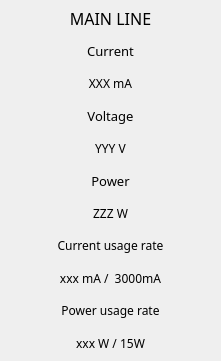
     <widget class="QWidget" name="verticalLayoutWidget_12">
      <property name="geometry">
       <rect>
        <x>570</x>
        <y>10</y>
        <width>221</width>
        <height>361</height>
       </rect>
      </property>
      <layout class="QVBoxLayout" name="verticalLayout_12">
       <property name="leftMargin">
        <number>5</number>
       </property>
       <property name="topMargin">
        <number>5</number>
       </property>
       <property name="rightMargin">
        <number>5</number>
       </property>
       <property name="bottomMargin">
        <number>5</number>
       </property>
       <item>
        <widget class="QLabel" name="port_main_label">
         <property name="font">
          <font>
           <family>BIZ UDPゴシック</family>
           <pointsize>12</pointsize>
          </font>
         </property>
         <property name="text">
          <string>MAIN LINE</string>
         </property>
         <property name="alignment">
          <set>Qt::AlignCenter</set>
         </property>
        </widget>
       </item>
       <item>
        <widget class="QLabel" name="label_63">
         <property name="font">
          <font>
           <family>BIZ UDPゴシック</family>
           <pointsize>10</pointsize>
          </font>
         </property>
         <property name="text">
          <string>Current</string>
         </property>
         <property name="alignment">
          <set>Qt::AlignCenter</set>
         </property>
        </widget>
       </item>
       <item>
        <widget class="QLabel" name="label_main_current_value">
         <property name="font">
          <font>
           <family>BIZ UDPゴシック</family>
           <pointsize>9</pointsize>
          </font>
         </property>
         <property name="text">
          <string>XXX mA</string>
         </property>
         <property name="alignment">
          <set>Qt::AlignCenter</set>
         </property>
        </widget>
       </item>
       <item>
        <widget class="QLabel" name="label_65">
         <property name="font">
          <font>
           <family>BIZ UDPゴシック</family>
           <pointsize>10</pointsize>
          </font>
         </property>
         <property name="text">
          <string>Voltage</string>
         </property>
         <property name="alignment">
          <set>Qt::AlignCenter</set>
         </property>
        </widget>
       </item>
       <item>
        <widget class="QLabel" name="label_main_voltage_value">
         <property name="font">
          <font>
           <family>BIZ UDPゴシック</family>
           <pointsize>9</pointsize>
          </font>
         </property>
         <property name="text">
          <string>YYY V</string>
         </property>
         <property name="alignment">
          <set>Qt::AlignCenter</set>
         </property>
        </widget>
       </item>
       <item>
        <widget class="QLabel" name="label_67">
         <property name="font">
          <font>
           <family>BIZ UDPゴシック</family>
           <pointsize>10</pointsize>
          </font>
         </property>
         <property name="text">
          <string>Power</string>
         </property>
         <property name="alignment">
          <set>Qt::AlignCenter</set>
         </property>
        </widget>
       </item>
       <item>
        <widget class="QLabel" name="label_main_power_value">
         <property name="font">
          <font>
           <family>BIZ UDPゴシック</family>
           <pointsize>9</pointsize>
          </font>
         </property>
         <property name="text">
          <string>ZZZ W</string>
         </property>
         <property name="alignment">
          <set>Qt::AlignCenter</set>
         </property>
        </widget>
       </item>
       <item>
        <widget class="QLabel" name="label_69">
         <property name="font">
          <font>
           <family>BIZ UDPゴシック</family>
           <pointsize>9</pointsize>
          </font>
         </property>
         <property name="text">
          <string>Current usage rate</string>
         </property>
         <property name="alignment">
          <set>Qt::AlignCenter</set>
         </property>
        </widget>
       </item>
       <item>
        <widget class="QLabel" name="label_main_current_usage_value">
         <property name="font">
          <font>
           <family>BIZ UDPゴシック</family>
           <pointsize>9</pointsize>
          </font>
         </property>
         <property name="text">
          <string>xxx mA /  3000mA</string>
         </property>
         <property name="alignment">
          <set>Qt::AlignCenter</set>
         </property>
        </widget>
       </item>
       <item>
        <widget class="QLabel" name="label_70">
         <property name="font">
          <font>
           <family>BIZ UDPゴシック</family>
           <pointsize>9</pointsize>
          </font>
         </property>
         <property name="text">
          <string>Power usage rate</string>
         </property>
         <property name="alignment">
          <set>Qt::AlignCenter</set>
         </property>
        </widget>
       </item>
       <item>
        <widget class="QLabel" name="label_main_power_usage_value">
         <property name="font">
          <font>
           <family>BIZ UDPゴシック</family>
           <pointsize>9</pointsize>
          </font>
         </property>
         <property name="text">
          <string>xxx W / 15W</string>
         </property>
         <property name="alignment">
          <set>Qt::AlignCenter</set>
         </property>
        </widget>
       </item>
      </layout>
     </widget>
